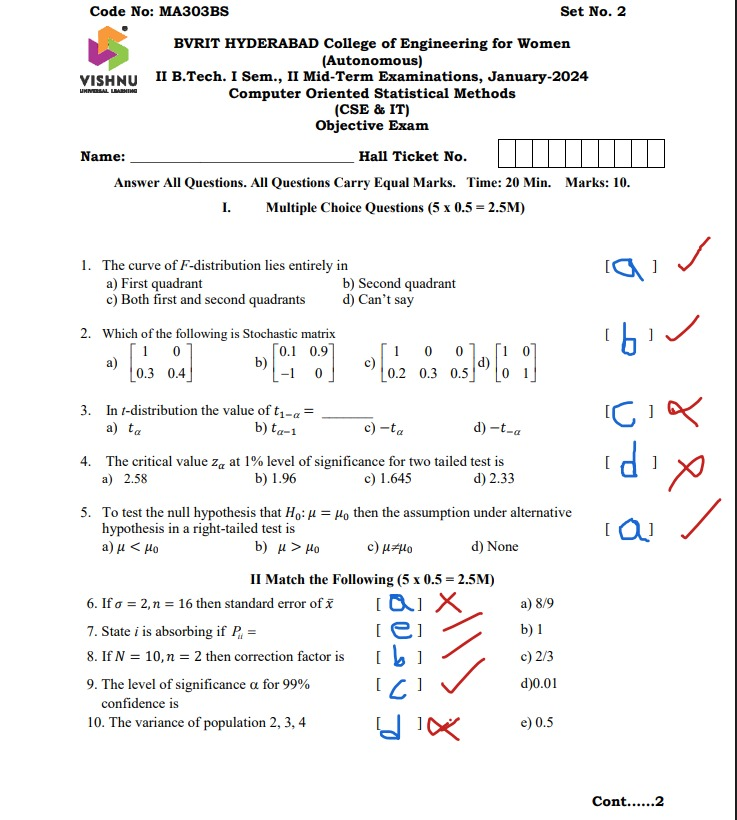
#> input picture uploads/c-1.jpeg, 737 x 820 px
$ python visual_verification.py
#> lines starting #> are read from the running program, lines starting #| are printed output that depends on the picture; after the words box and inside, x2 and y2 are one past the last pixel; in counts of white or black regions, pixels touching at a corner belong together
### utils/image_processing.py
import cv2
import numpy as np
from skimage.morphology import skeletonize

def get_contours(image_path):
#> called with image_path = 'uploads/c-1.jpeg'
    img = cv2.imread(image_path)
#> img is the input picture: shape (820, 737, 3); mean B, G, R 242.8, 243, 243.1
    if img is None:
        return None, "Could not read image"

    # Resize to a standard width for consistent processing
    target_width = 1000
    h, w = img.shape[:2]
#> h = 820; w = 737
    scale = target_width / w
#> scale = 1.36
    dim = (target_width, int(h * scale))
#> dim = (1000, 1112)
    img = cv2.resize(img, dim, interpolation=cv2.INTER_AREA)
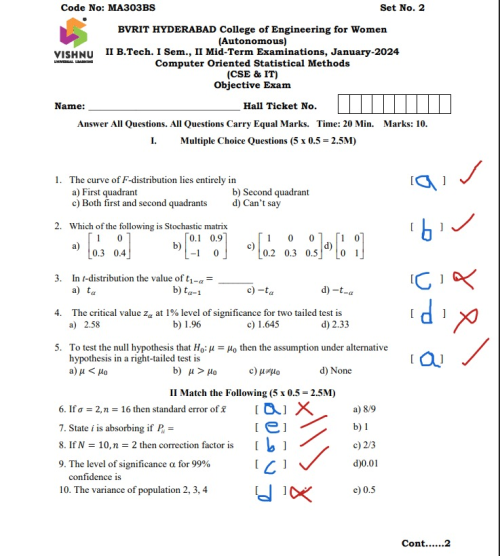
#> img: shape (1112, 1000, 3) (shown at 1/2 size); mean B, G, R 242.7, 242.9, 243

    # Convert to HSV
    hsv = cv2.cvtColor(img, cv2.COLOR_BGR2HSV)
#> hsv: shape (1112, 1000, 3); mean H, S, V 26.8, 6.3, 244.7

    # Define range for red color
    # Red wraps around 0/180
    lower_red1 = np.array([0, 70, 50])
    upper_red1 = np.array([10, 255, 255])
    lower_red2 = np.array([170, 70, 50])
    upper_red2 = np.array([180, 255, 255])

    mask1 = cv2.inRange(hsv, lower_red1, upper_red1)
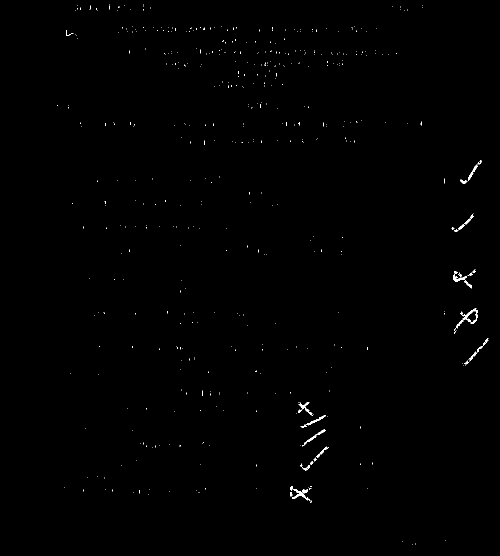
#> mask1: shape (1112, 1000) (shown at 1/2 size); 0.32% white; 483 white regions (456 under 20 px), largest, box (x1, y1, x2, y2) and area: (920, 617, 956, 648) 296, (580, 972, 621, 1001) 254, (906, 543, 934, 563) 217
    mask2 = cv2.inRange(hsv, lower_red2, upper_red2)
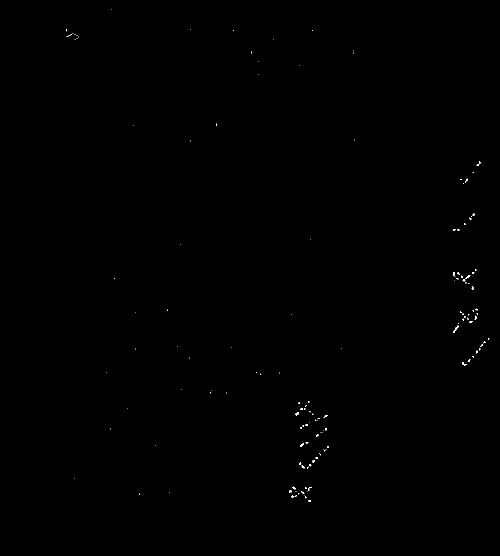
#> mask2: shape (1112, 1000) (shown at 1/2 size); 0.1% white in thin lines or dots, all inside (x1, y1, x2, y2) = (132, 19, 979, 1004)
    mask = mask1 + mask2
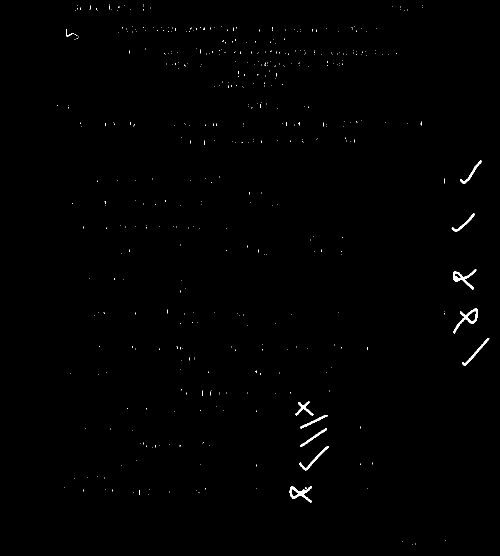
#> mask: shape (1112, 1000) (shown at 1/2 size); 0.42% white; 469 white regions (458 under 20 px), largest, box (x1, y1, x2, y2) and area: (907, 617, 956, 667) 531, (579, 972, 624, 1005) 513, (906, 538, 953, 579) 501

    # Morphological operations to clean up
    kernel = np.ones((3,3), np.uint8)
    mask = cv2.morphologyEx(mask, cv2.MORPH_OPEN, kernel)
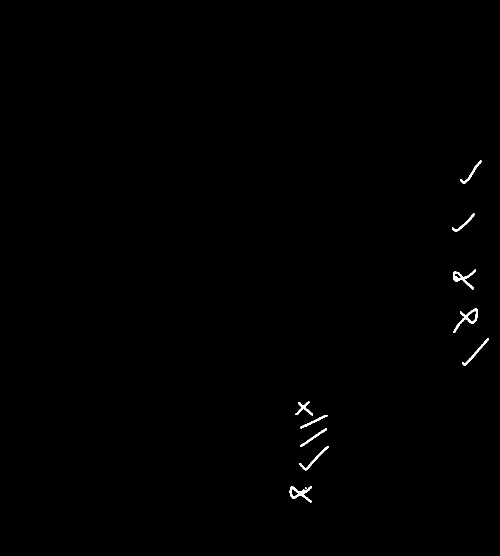
#> mask: shape (1112, 1000) (shown at 1/2 size); 0.32% white; 11 white regions (1 under 20 px), largest, box (x1, y1, x2, y2) and area: (907, 617, 956, 666) 529, (579, 972, 624, 1005) 511, (906, 539, 952, 579) 497
    mask = cv2.morphologyEx(mask, cv2.MORPH_CLOSE, kernel)
#> mask: shape (1112, 1000); 0.32% white; 10 white regions

    # Find contours
    contours, _ = cv2.findContours(mask, cv2.RETR_EXTERNAL, cv2.CHAIN_APPROX_SIMPLE)
#> contours = 10 contours; largest, box (x1, y1, x2, y2) and area: (907, 617, 956, 666) 664, (579, 972, 624, 1005) 568, (906, 539, 952, 579) 486, (599, 892, 658, 941) 276, (924, 677, 978, 731) 258

    # Filter contours based on area
    min_area = 50  # adjust based on image size
    valid_contours = []
    for cnt in contours:
        area = cv2.contourArea(cnt)
        if area > min_area:
            x, y, w, h = cv2.boundingRect(cnt)
            # Filter out very large contours (like headers if they are red)
            if w * h < 50000:
                valid_contours.append(cnt)
#> this loop made 10 passes
#> (area, x, y, w, h) on passes 1 to 10: (567.5, 579, 972, 45, 33), (276, 599, 892, 59, 49), (205, 600, 857, 54, 36), (190.5, 601, 830, 54, 27), (242.5, 591, 803, 35, 28), (258.5, 924, 677, 54, 54), (664.5, 907, 617, 49, 49), (486.5, 906, 539, 46, 40), (200, 904, 427, 45, 36), (227, 920, 321, 43, 47)
#> after the loop, valid_contours has the same summary as contours

    # Sort contours top to bottom
    valid_contours = sorted(valid_contours, key=lambda c: cv2.boundingRect(c)[1])

    return valid_contours, img

def classify_mark(contour, image):
    # Convexity Defects Method
    hull = cv2.convexHull(contour, returnPoints=False)
    if hull is None or len(hull) <= 3:
        return 1, "Tick" # Too simple to be a cross

    try:
        defects = cv2.convexityDefects(contour, hull)
    except Exception:
        return 1, "Tick"

    if defects is None:
        return 1, "Tick"

    # Count significant defects
    # Significant means depth is large enough
    x, y, w, h = cv2.boundingRect(contour)

    # Lowered threshold to 15% to detect shallower defects in crosses
    threshold_depth = min(w, h) * 0.15

    count_defects = 0
    for i in range(defects.shape[0]):
        s, e, f, d = defects[i, 0]
        # d is distance in roughly 1/256 pixel units
        depth = d / 256.0
        if depth > threshold_depth:
            count_defects += 1

    # print(f"Debug: Shape at x={x} w={w} h={h} Defects={count_defects} Thresh={threshold_depth:.2f}")

    # Cross (X) usually has 4 defects. Squashed X or T has 2.
    # Tick (V) has 1 defect.
    # We lower the requirement to >= 2 to catch messy/squashed crosses.

    if count_defects >= 2:
        return 0, "Cross"
    else:
        return 1, "Tick"

# [15 lines left out: function process_image, not called in this run]

### visual_verification.py
#!/usr/bin/env python3
"""
Visual verification tool to show detected marks with their classifications
"""
import cv2
import numpy as np
import os
from utils.image_processing import get_contours, classify_mark

def create_visual_verification(image_path):
    """Create a visual verification image showing detected marks and classifications"""
    print(f"🎨 Creating visual verification for: {image_path}")

    # Get contours and image
    contours, img = get_contours(image_path)

    if contours is None or len(contours) == 0:
        print("❌ No contours found!")
        return

    # Create visualization
    vis_img = img.copy()

    # Colors for different classifications
    tick_color = (0, 255, 0)    # Green for ticks (correct)
    cross_color = (0, 0, 255)   # Red for crosses (wrong)

    tick_count = 0
    cross_count = 0

    print(f"📊 Processing {len(contours)} detected marks:")
#| 📊 Processing 10 detected marks:

    for i, cnt in enumerate(contours):
        # Classify the mark
        mark, label = classify_mark(cnt, img)

        # Choose color based on classification
        color = tick_color if label == "Tick" else cross_color

        # Draw contour
        cv2.drawContours(vis_img, [cnt], -1, color, 3)

        # Get bounding box
        x, y, w, h = cv2.boundingRect(cnt)

        # Draw bounding box
        cv2.rectangle(vis_img, (x-2, y-2), (x+w+2, y+h+2), color, 2)

        # Add label
        label_text = f"Q{i+1}: {label} ({mark}pt)"
        cv2.putText(vis_img, label_text, (x, y-10), cv2.FONT_HERSHEY_SIMPLEX, 0.6, color, 2)

        # Count classifications
        if label == "Tick":
            tick_count += 1
        else:
            cross_count += 1

        print(f"   Q{i+1:2d}: {label:5s} -> {mark} point(s)")
#> this loop made 10 passes
#> (hull in classify_mark, defects in classify_mark, x, y, w, h, threshold_depth in classify_mark, mark) on pass 3: ([61, 60, 42, 41, 25, 24, 23, 22, 0], [[0, 22, 9, 3300], [25, 41, 30, 2221], [42, 60, 49, 4779]], 906, 539, 46, 40, 6, 0)
#> (hull in classify_mark, x, y, w, h, threshold_depth in classify_mark, mark, label) on passes 1, 2, 4, 5, 6, 7: ([63, 62, 60, 40, 38, 37, 35, 33, 32, 31, 30, 0], 920, 321, 43, 47, 6.45, 1, 'Tick'), ([43, 42, 39, 37, 33, 31, 29, 25, 24, 22, 21, 19, 18, 0], 904, 427, 45, 36, 5.4, 1, 'Tick'), ([89, 88, 86, 85, 83, 81, 79, 78, 46, 45, 44, 14, 0], 907, 617, 49, 49, 7.35, 0, 'Cross'), ([53, 52, 50, 41, 36, 28, 27, 26, 25, 0], 924, 677, 54, 54, 8.1, 1, 'Tick'), ([43, 34, 33, 32, 16, 15, 8, 0], 591, 803, 35, 28, 4.2, 0, 'Cross'), ([80, 79, 78, 46, 42, 40, 39, 38, 30, 0], 601, 830, 54, 27, 4.05, 1, 'Tick')
#|    Q 1: Tick  -> 1 point(s)
#|    Q 2: Tick  -> 1 point(s)
#|    Q 3: Cross -> 0 point(s)
#|    Q 4: Cross -> 0 point(s)
#|    Q 5: Tick  -> 1 point(s)
#|    Q 6: Cross -> 0 point(s)
#|    Q 7: Tick  -> 1 point(s)
#|    Q 8: Tick  -> 1 point(s)
#> (further printed lines are left out)
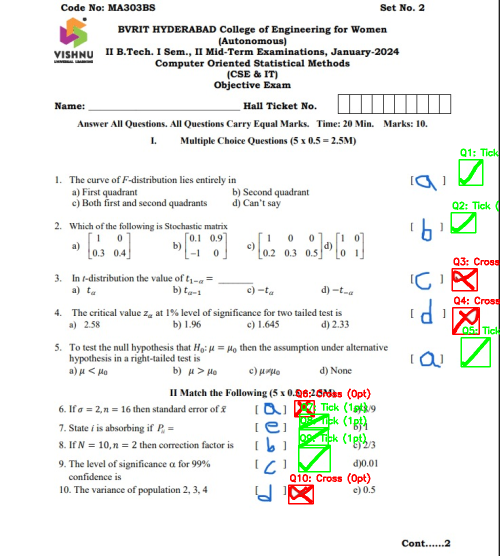
#> vis_img: shape (1112, 1000, 3) (shown at 1/2 size); 1.63% of pixels changed, all inside (x1, y1, x2, y2) = (576, 297, 1000, 1009)
#> after the loop, cross_count = 4; tick_count = 6

    # Add summary text
    total_score = tick_count
#> total_score = 6
    summary_text = f"Score: {total_score}/{len(contours)} | Ticks: {tick_count} | Crosses: {cross_count}"
#> summary_text = 'Score: 6/10 | Ticks: 6 | Crosses: 4'
    cv2.putText(vis_img, summary_text, (10, 30), cv2.FONT_HERSHEY_SIMPLEX, 1, (255, 255, 255), 3)
    cv2.putText(vis_img, summary_text, (10, 30), cv2.FONT_HERSHEY_SIMPLEX, 1, (0, 0, 0), 2)

    # Add legend
    legend_y = 70
    cv2.putText(vis_img, "Legend:", (10, legend_y), cv2.FONT_HERSHEY_SIMPLEX, 0.7, (255, 255, 255), 2)
    cv2.putText(vis_img, "Green = Tick (Correct, 1 point)", (10, legend_y + 25), cv2.FONT_HERSHEY_SIMPLEX, 0.6, tick_color, 2)
    cv2.putText(vis_img, "Red = Cross (Wrong, 0 points)", (10, legend_y + 50), cv2.FONT_HERSHEY_SIMPLEX, 0.6, cross_color, 2)
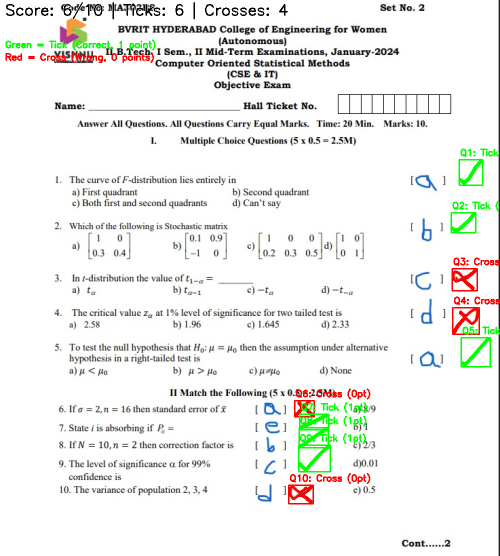
#> vis_img: shape (1112, 1000, 3) (shown at 1/2 size); mean B, G, R 237.8, 240.7, 240

    # Save visualization
    base_name = os.path.splitext(os.path.basename(image_path))[0]
    output_path = f"visual_verification_{base_name}.jpg"
    cv2.imwrite(output_path, vis_img)

    print(f"✅ Visual verification saved: {output_path}")
    print(f"📊 Final Score: {total_score}/{len(contours)} ({total_score/len(contours)*100:.1f}%)")
#| 📊 Final Score: 6/10 (60.0%)

    return total_score, len(contours)

def test_all_images():
    """Create visual verification for all test images"""
    print("🎨 CREATING VISUAL VERIFICATION FOR ALL IMAGES")
    print("=" * 60)

    test_images = [
        "uploads/c-1.jpeg",
        "uploads/c-2.jpeg",
        "uploads/C-1-2.jpeg",
        "test_marks.jpg",
        "test_shapes.jpg"
    ]

    total_marks = 0
    total_score = 0

    for img_path in test_images:
        if os.path.exists(img_path):
            score, marks = create_visual_verification(img_path)
#> score = 6; marks = 10
            total_score += score
#> total_score = 6
            total_marks += marks
#> total_marks = 10
            print()
        else:
            print(f"⚠️  Image not found: {img_path}\n")
#> pass 2 of the loop in test_all_images, `for img_path in test_images:`:
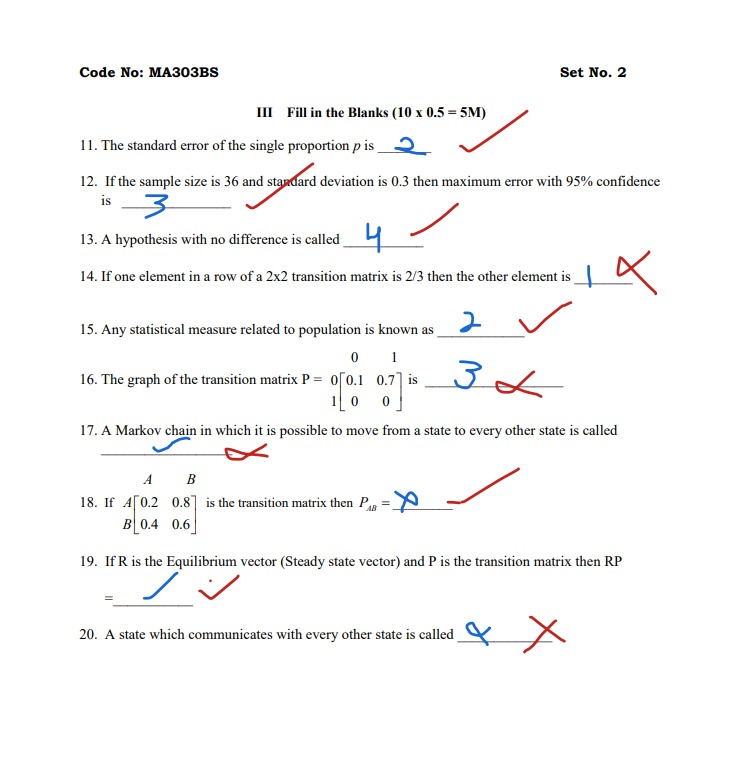
#> input picture uploads/c-2.jpeg, 731 x 769 px
#> in get_contours, img is the input picture: shape (769, 731, 3); mean B, G, R 248.1, 248.1, 248.3
#> img: shape (1051, 1000, 3)
#> hsv: shape (1051, 1000, 3); mean H, S, V 18.7, 3.8, 249.4
#> in get_contours (call 2), `mask1 = cv2.inRange(hsv, lower_red1, upper_red1)`:
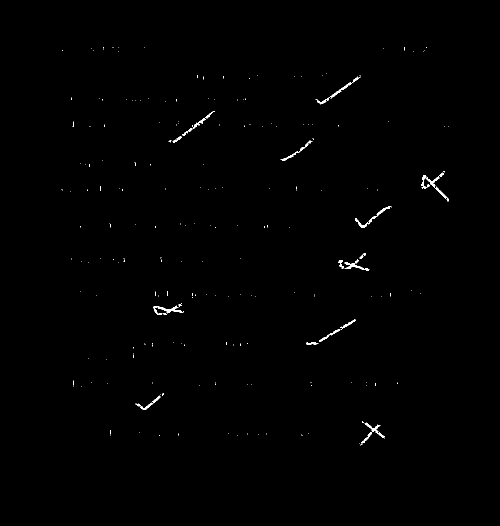
#> mask1: shape (1051, 1000) (shown at 1/2 size); 0.37% white; 226 white regions (200 under 20 px), largest, box (x1, y1, x2, y2) and area: (845, 346, 897, 403) 402, (710, 412, 783, 455) 325, (631, 165, 703, 209) 291
#> mask2: shape (1051, 1000); 0.11% white in thin lines or dots, all inside (x1, y1, x2, y2) = (125, 100, 899, 893)
#> in get_contours (call 2), `contours, _ = cv2.findContours(mask, cv2.RETR_EXTERNAL, cv2.CHAIN_APPR..`: contours = 10 contours; largest, box (x1, y1, x2, y2) and area: (843, 343, 899, 403) 642, (677, 507, 741, 544) 572, (307, 607, 367, 630) 566, (717, 842, 773, 892) 408, (336, 223, 429, 286) 398
#> the loop in get_contours (call 2), `for cnt in contours:` made 10 passes
#> (area, x, y, w, h) on passes 1 to 8: (408, 717, 842, 56, 50), (227, 272, 786, 55, 34), (358, 612, 639, 99, 50), (566.5, 307, 607, 60, 23), (572.5, 677, 507, 64, 37), (315.5, 710, 412, 72, 43), (641.5, 843, 343, 56, 60), (261.5, 561, 278, 66, 45)
#> after the loop in get_contours (call 2), `for cnt in contours:`: valid_contours has the same summary as contours
#| 📊 Processing 10 detected marks:
#> the loop in create_visual_verification (call 2), `for i, cnt in enumerate(contours):` made 10 passes
#> (hull in classify_mark, x, y, w, h, threshold_depth in classify_mark, mark, label) on passes 1 to 4: ([111, 110, 109, 105, 93, 78, 66, 64, 63, 61, 56, 55, 54, 0], 628, 150, 94, 58, 8.7, 1, 'Tick'), ([114, 113, 112, 92, 71, 67, 63, 62, 58, 57, 56, 2, 0], 336, 223, 93, 63, 9.45, 1, 'Tick'), ([78, 77, 73, 68, 62, 55, 49, 43, 39, 37, 36, 35, 34, 2, 0], 561, 278, 66, 45, 6.75, 1, 'Tick'), ([77, 44, 43, 42, 26, 24, 23, 19, 17, 16, 0], 843, 343, 56, 60, 8.4, 0, 'Cross')
#> (printed output is left out)
#> after the loop in create_visual_verification (call 2), `for i, cnt in enumerate(contours):`: cross_count = 4; tick_count = 6
#> in create_visual_verification (call 2), `cv2.putText(vis_img, "Red = Cross (Wrong, 0 points)", (10, legend_y + ..`:
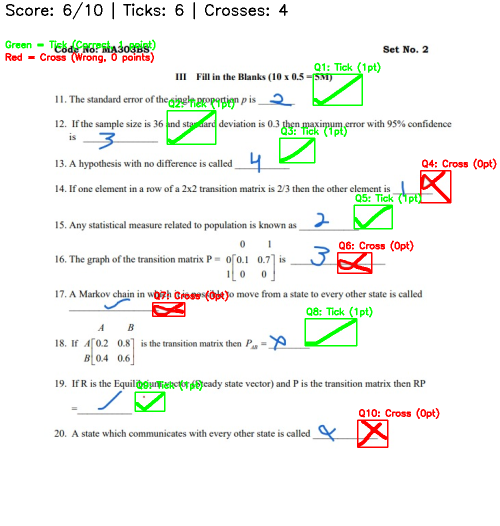
#> vis_img: shape (1051, 1000, 3) (shown at 1/2 size); mean B, G, R 241.5, 245.4, 244.1
#| 📊 Final Score: 6/10 (60.0%)
#> in test_all_images, `total_score += score`: total_score = 12
#> total_marks = 20
#> pass 3 of the loop in test_all_images, `for img_path in test_images:`:
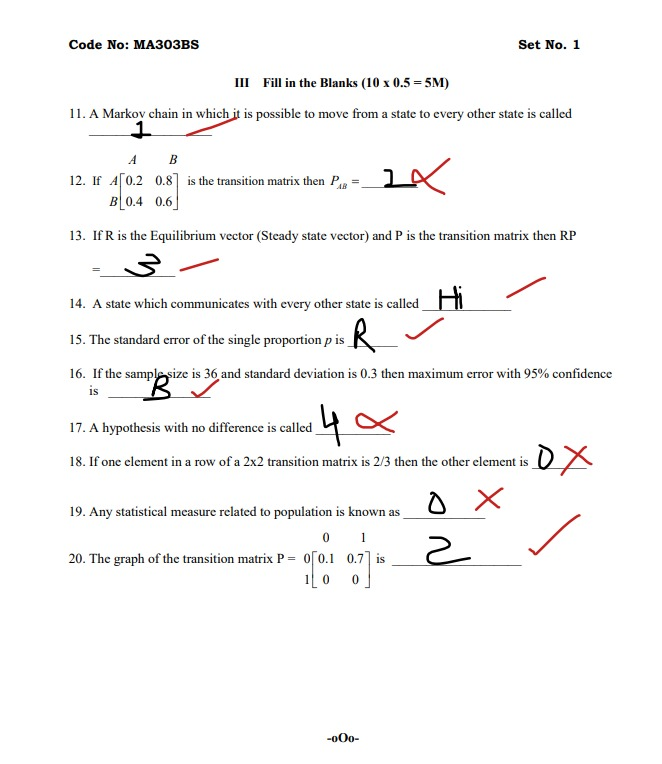
#> input picture uploads/C-1-2.jpeg, 662 x 764 px
#> in get_contours, img is the input picture: shape (764, 662, 3); mean B, G, R 247.6, 247.9, 248.2
#> img: shape (1154, 1000, 3)
#> hsv: shape (1154, 1000, 3); mean H, S, V 18.3, 3, 248.9
#> in get_contours (call 3), `mask1 = cv2.inRange(hsv, lower_red1, upper_red1)`:
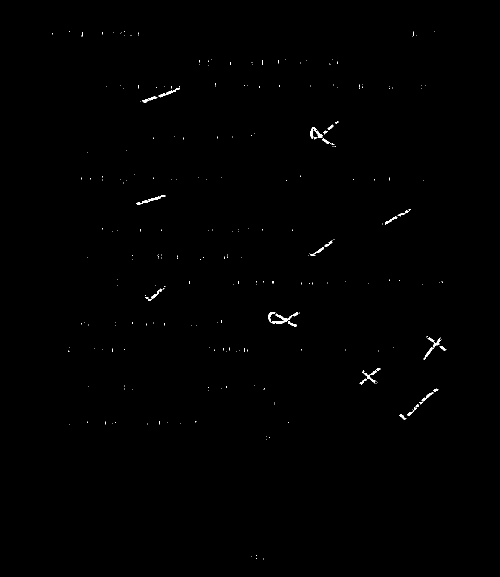
#> mask1: shape (1154, 1000) (shown at 1/2 size); 0.29% white; 255 white regions (229 under 20 px), largest, box (x1, y1, x2, y2) and area: (536, 624, 597, 648) 414, (719, 736, 761, 769) 266, (621, 255, 645, 278) 208
#> mask2: shape (1154, 1000); 0.11% white in thin lines or dots, all inside (x1, y1, x2, y2) = (162, 124, 894, 842)
#> in get_contours (call 3), `contours, _ = cv2.findContours(mask, cv2.RETR_EXTERNAL, cv2.CHAIN_APPR..`: contours = 10 contours; largest, box (x1, y1, x2, y2) and area: (536, 621, 601, 654) 776, (621, 239, 680, 294) 608, (847, 673, 894, 719) 372, (799, 777, 876, 839) 357, (718, 737, 760, 771) 315
#> the loop in get_contours (call 3), `for cnt in contours:` made 10 passes
#> (area, x, y, w, h) on passes 1 to 8: (357, 799, 777, 77, 62), (315, 718, 737, 42, 34), (371.5, 847, 673, 47, 46), (775.5, 536, 621, 65, 33), (179.5, 290, 573, 41, 28), (224.5, 613, 480, 57, 33), (225.5, 765, 418, 59, 32), (203.5, 272, 390, 58, 20)
#> after the loop in get_contours (call 3), `for cnt in contours:`: valid_contours has the same summary as contours
#| 📊 Processing 10 detected marks:
#> the loop in create_visual_verification (call 3), `for i, cnt in enumerate(contours):` made 10 passes
#> (hull in classify_mark, x, y, w, h, threshold_depth in classify_mark, mark, label) on passes 1 to 4: ([97, 96, 95, 79, 67, 48, 46, 45, 44, 0], 281, 176, 77, 30, 4.5, 1, 'Tick'), ([113, 112, 71, 70, 68, 40, 39, 37, 36, 34, 32, 0], 621, 239, 59, 55, 8.25, 0, 'Cross'), ([62, 61, 57, 42, 38, 36, 34, 33, 32, 26, 2, 0], 272, 390, 58, 20, 3, 1, 'Tick'), ([67, 66, 65, 41, 35, 34, 33, 32, 30, 12, 4, 0], 765, 418, 59, 32, 4.8, 1, 'Tick')
#> (printed output is left out)
#> after the loop in create_visual_verification (call 3), `for i, cnt in enumerate(contours):`: cross_count = 4; tick_count = 6
#> in create_visual_verification (call 3), `cv2.putText(vis_img, "Red = Cross (Wrong, 0 points)", (10, legend_y + ..`:
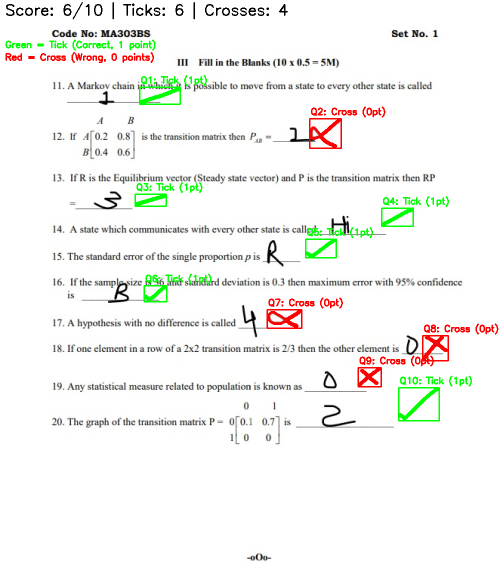
#> vis_img: shape (1154, 1000, 3) (shown at 1/2 size); mean B, G, R 242, 245.3, 244.7
#| 📊 Final Score: 6/10 (60.0%)
#> in test_all_images, `total_score += score`: total_score = 18
#> total_marks = 30
#> the loop made 5 passes; the first 3 are shown

    print("=" * 60)
    print("📊 OVERALL STATISTICS:")
    print(f"Total marks processed: {total_marks}")
    print(f"Total score: {total_score}")
    print(f"Overall percentage: {total_score/total_marks*100:.1f}%")
    print()
    print("🎯 SCORING SYSTEM EXPLANATION:")
    print("• Tick (✓) = Correct answer = 1 point")
    print("• Cross (✗) = Wrong answer = 0 points")
    print("• The system detects red ink marks and classifies them")
    print("• Green boxes = Detected ticks (correct answers)")
    print("• Red boxes = Detected crosses (wrong answers)")
    print()
    print("📁 Check the visual_verification_*.jpg files to see the results!")

if __name__ == "__main__":
    test_all_images()
